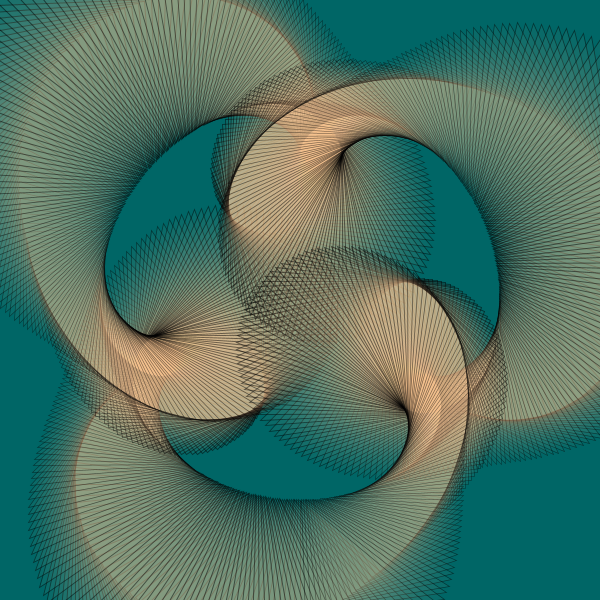
Frame 1 (no input)
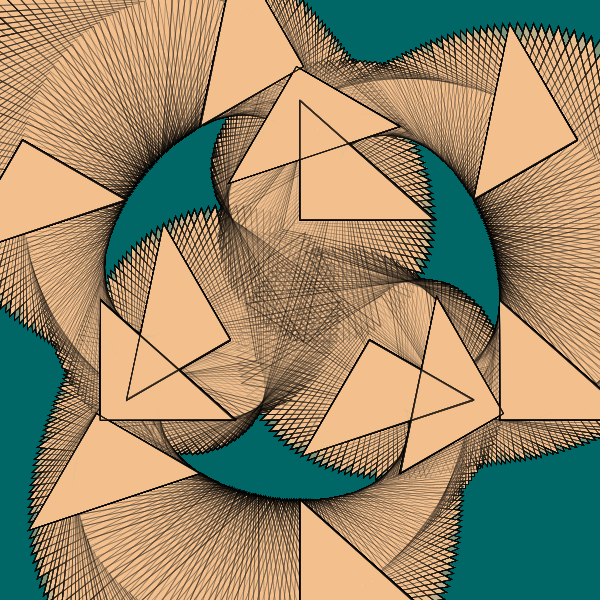
Frame 60 (the mouse pressed at the canvas centre just before this capture)
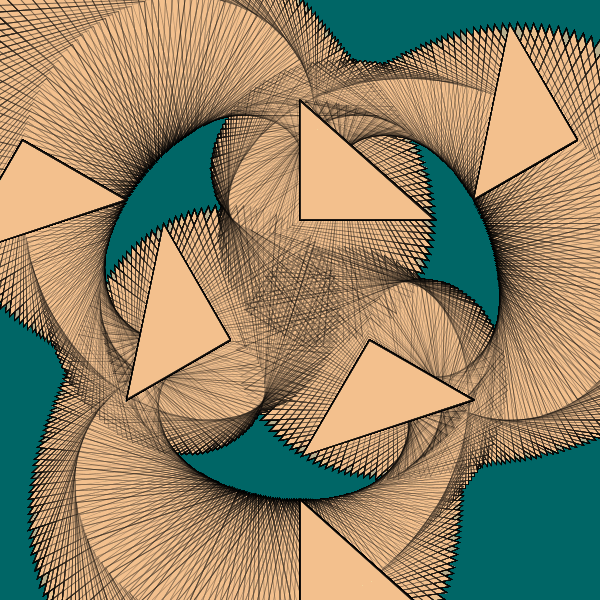
Frame 120 (the mouse held since frame 60 and released just before this capture)

The Processing sketch that drew these frames (run headless with seeded random() and noise(); from frame 60 on, the mouse is pressed at the canvas centre):

// Processing sketch: processing_49871
// ── processing_49871.pde

void setup () {
 size(600, 600);
 background(#006666);
 smooth();
}//closes setup

void draw () {
  translate (300, 300);
 for (float i=0; i<360; i += 0.5) {
  pushMatrix();
   rotate(radians (frameCount*i));
   translate(0, 200);
   rotate(radians (frameCount*i*3));
   scale(map(sin(radians(frameCount*i*6)), -1,1,.5,1));
   map(sin(radians(frameCount*i*3)), -1, 1, .5, 1);
   drawFigure();
  popMatrix();
 }//closes for
}



void drawFigure() {
  fill(#ffcc99,10);
  stroke (0, 0, 0, 128);
  triangle(0, 0, 180, 160, 0, 160);
}
  
          
                                
